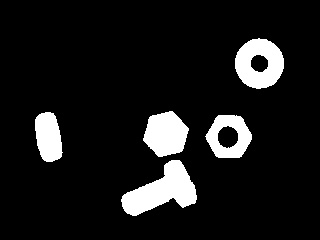
#> input picture Using Jupyter Notebook/4. AOI, Segmentation and Scanning/4.7 Segmentation Connected Components with Stats/ThreshS.jpg, 320 x 240 px; the run also reads 1 picture not shown here
$ jupyter execute '4.7.1 Connected Components with Stats.ipynb'
#> lines starting #> are read from the running program, lines starting #| are printed output that depends on the picture; after the words box and inside, x2 and y2 are one past the last pixel; in counts of white or black regions, pixels touching at a corner belong together
[cell 1]
import numpy as np
import cv2

[cell 2]
# read images
ThreshS = cv2.imread("ThreshS.jpg", 0)
#> ThreshS is the input picture: shape (240, 320); min 0, max 255, mean 25.5
ThreshB = cv2.imread("ThreshB.jpg", 0)

[cell 3]
# Get the shape parameters for empty image
height, width = ThreshS.shape[0:2]
#> height = 240; width = 320

[cell 4]
# Apply median blur
ThreshS = cv2.bilateralFilter(ThreshS,3,150,150)
ThreshB = cv2.bilateralFilter(ThreshB,3,150,150)

[cell 5]
# Erode the edges
kernel = np.ones((3,3),'uint8')
imgS_ERODE = cv2.erode(ThreshS, kernel, iterations=2)
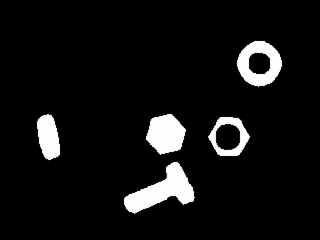
#> imgS_ERODE: shape (240, 320); min 0, max 254, mean 17.9
imgB_ERODE = cv2.erode(ThreshB, kernel, iterations=2)

[cell 6]
# Connected Components with Stats algorithm
retS, labelsS, statsS, centroidS = cv2.connectedComponentsWithStats(imgS_ERODE, connectivity=8)
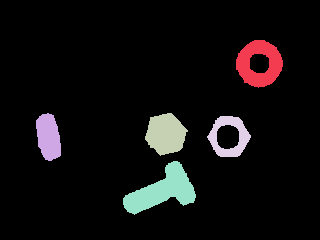
#> labelsS: shape (240, 320) int32; 6 distinct labels, from 0 to 5; one colour per label, 0 black
#> retS = 6; statsS = [[0, 0, 320, 240, 70506], [236, 40, 47, 48, 1374], [36, 113, 25, 48, 909], [145, 113, 43, 43, 1292], [207, 116, 44, 41, 871], [123, 161, 73, 54, 1848]]; centroidS = [[158, 118.1], [258.9, 63.22], [48.08, 136.6], [165.4, 133.7], [229, 136.1], [162, 190.4]]
retB, labelsB, statsB, centroidB = cv2.connectedComponentsWithStats(imgS_ERODE, connectivity=8)
#> retB = 6; statsB has the same summary as statsS; centroidB has the same summary as centroidS

[cell 7]
# Get the shape parameters for empty image
heightS, widthS = labelsS.shape[0:2]
#> heightS = 240; widthS = 320
heightB, widthB = labelsB.shape[0:2]
#> heightB = 240; widthB = 320

[cell 8]
if (retS > 2):
    print("Number of Objects: " + str(retS))
#| Number of Objects: 6

    # Intialize binary image
    binaryS = np.zeros([heightS,widthS,3],'uint8')

    for row in range(0,heightS):
        for col in range(0, widthS):
            if labelsS[row][col]==1:
                binaryS[row][col]=[255, 0, 0]
            elif labelsS[row][col]==2:
                binaryS[row][col]=[0, 255, 0]
            elif labelsS[row][col]==3:
                binaryS[row][col]=[0, 0, 255]
            elif labelsS[row][col]==4:
                binaryS[row][col]=[255, 255, 0]
            elif labelsS[row][col]==5:
                binaryS[row][col]=[255, 0, 255]
            elif labelsS[row][col]==6:
                binaryS[row][col]=[0, 255, 255]
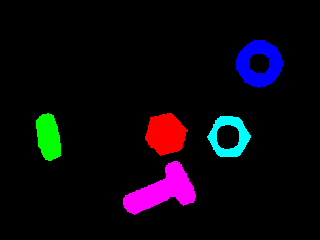
#> binaryS: shape (240, 320, 3); mean of channels 0, 1, 2 13.6, 5.9, 10.4; drawn as B, G, R

if (retB > 2):
    print("Number of Objects: " + str(retB))
#| Number of Objects: 6

    # Intialize binary image
    binaryB = np.zeros([heightB,widthB,3],'uint8')

    for row in range(0,heightB):
        for col in range(0, widthB):
            if labelsB[row][col]==1:
                binaryB[row][col]=[255, 0, 0]
            elif labelsB[row][col]==2:
                binaryB[row][col]=[0, 255, 0]
            elif labelsB[row][col]==3:
                binaryB[row][col]=[0, 0, 255]
            elif labelsB[row][col]==4:
                binaryB[row][col]=[255, 255, 0]
            elif labelsB[row][col]==5:
                binaryB[row][col]=[255, 0, 255]
            elif labelsB[row][col]==6:
                binaryB[row][col]=[0, 255, 255]

[cell 9]
# • Text data that you want to write
# • Position coordinates of where you want put it (i.e. bottom-left corner where data starts).
# • Font type (Check cv2.putText() docs for supported fonts)
# • Font Scale (specifies the size of font)
# • Regular things like color, thickness, lineType etc. For better look, lineType = cv2.LINE_AA is recommended.


if (retS > 2):
    for i,x in enumerate(centroidS):
        if (i > 0):
            cv2.putText(binaryS, str(statsS[i, cv2.CC_STAT_AREA]), (int(centroidS[i][0]), int(centroidS[i][1])), cv2.FONT_HERSHEY_SIMPLEX, 0.5,(255,255,255), 2, cv2.LINE_AA)
#> this loop made 6 passes
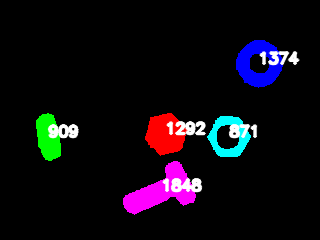
#> binaryS: shape (240, 320, 3); 2.94% of pixels changed, all inside (x1, y1, x2, y2) = (47, 50, 300, 193); drawn as B, G, R

if (retB > 2):
    for i,x in enumerate(centroidB):
        if (i > 0):
            cv2.putText(binaryB, str(statsB[i, cv2.CC_STAT_AREA]), (int(centroidB[i][0]), int(centroidB[i][1])), cv2.FONT_HERSHEY_SIMPLEX, 0.5,(255,255,255), 2, cv2.LINE_AA)
